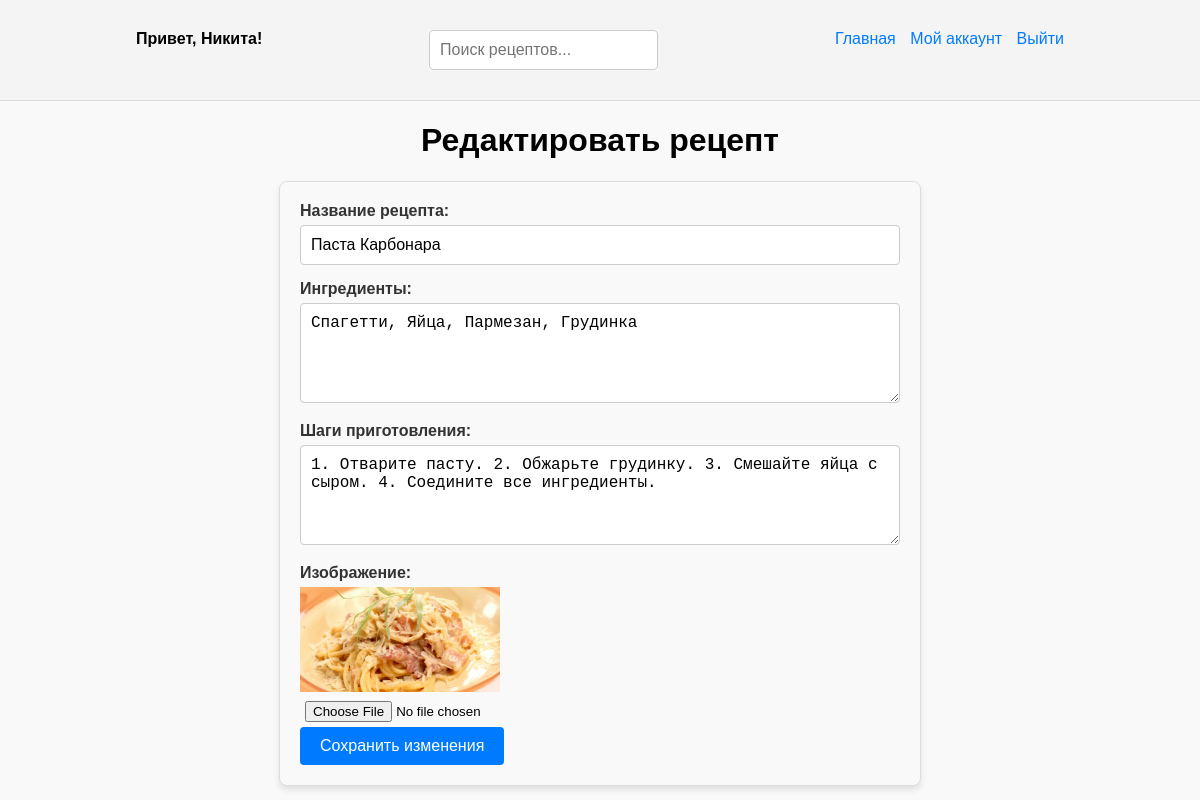
Page /edit_recipe.php?recipe_id=35 (signed in) on the committed database.
### tables this page shows
CREATE TABLE `recipes` (
                           `id` int(11) NOT NULL,
                           `user_id` int(11) NOT NULL,
                           `name` varchar(255) NOT NULL,
                           `ingredients` text NOT NULL,
                           `instructions` text NOT NULL,
                           `image` varchar(255) DEFAULT NULL,
                           `created_at` timestamp NOT NULL DEFAULT CURRENT_TIMESTAMP
);

### public/edit_recipe.php (the view, shortened to what this page needs)
<?php
require '../config/db.php';
$user_id = $_SESSION['user_id'];
if ($_SERVER['REQUEST_METHOD'] === 'GET' && isset($_GET['recipe_id'])) {
    $recipe_id = (int) $_GET['recipe_id'];
    try {
        $query = $pdo->prepare("SELECT * FROM recipes WHERE id = :id AND user_id = :user_id");
        $query->execute(['id' => $recipe_id, 'user_id' => $user_id]);
        $recipe = $query->fetch();
    } catch (PDOException $e) {
        die("Ошибка: " . $e->getMessage());
    }
} else {
    header('Location: account.php');
    exit;
}
include '../templates/header.php';
?>
<h1>Редактировать рецепт</h1>
<form action="edit_recipe.php" method="POST" enctype="multipart/form-data">
    <label for="name">Название рецепта:</label>
    <input type="text" name="name" id="name" value="<?= htmlspecialchars($recipe['name']); ?>" required><br>
    <label for="ingredients">Ингредиенты:</label>
    <textarea name="ingredients" id="ingredients" required><?= htmlspecialchars($recipe['ingredients']); ?></textarea><br>
    <label for="instructions">Шаги приготовления:</label>
    <textarea name="instructions" id="instructions" required><?= htmlspecialchars($recipe['instructions']); ?></textarea><br>
    <label for="image">Изображение:</label>
    <?php if ($recipe['image']): ?>
        <img src="<?= htmlspecialchars($recipe['image']); ?>" alt="Изображение рецепта" width="200"><br>
    <?php endif; ?>
    <input type="file" name="image" id="image"><br>
    <button type="submit">Сохранить изменения</button>
</form>
<?php
include '../templates/footer.php';

### assets/css/style.css (style rules this page uses)
body { font-family: Arial, sans-serif; background-color: #f9f9f9; margin: 0; padding: 0; }
form { max-width: 600px; margin: 0 auto; padding: 20px; background-color: #f9f9f9; border: 1px solid #ddd; border-radius: 8px; box-shadow: 0 4px 6px rgba(0, 0, 0, 0.1); font-family: Arial, sans-serif; }
form input[type="text"], form input[type="email"], form input[type="password"], form textarea, form select { width: 100%; padding: 10px; margin-bottom: 15px; border: 1px solid #ccc; border-radius: 4px; font-size: 16px; box-sizing: border-box; transition: border-color 0.3s ease; }
form button { display: inline-block; padding: 10px 20px; background-color: #007bff; color: #fff; border: none; border-radius: 4px; font-size: 16px; cursor: pointer; transition: background-color 0.3s ease, transform 0.2s ease; }
form label { font-weight: bold; display: block; margin-bottom: 5px; color: #333; }
form textarea { resize: vertical; min-height: 100px; }
form input[type="file"] { padding: 5px; }
h1 { text-align: center; }

### rows in the picture
recipes: name "Паста Карбонара", ingredients "Спагетти, Яйца, Пармезан, Грудинка", instructions "1. Отварите пасту. 2. Обжарьте грудинку. 3. Смешайте яйца с сыром. 4. Соедините все ингредиенты.", image (picture)

### other values in the picture
$_SESSION['username'] "Никита"
